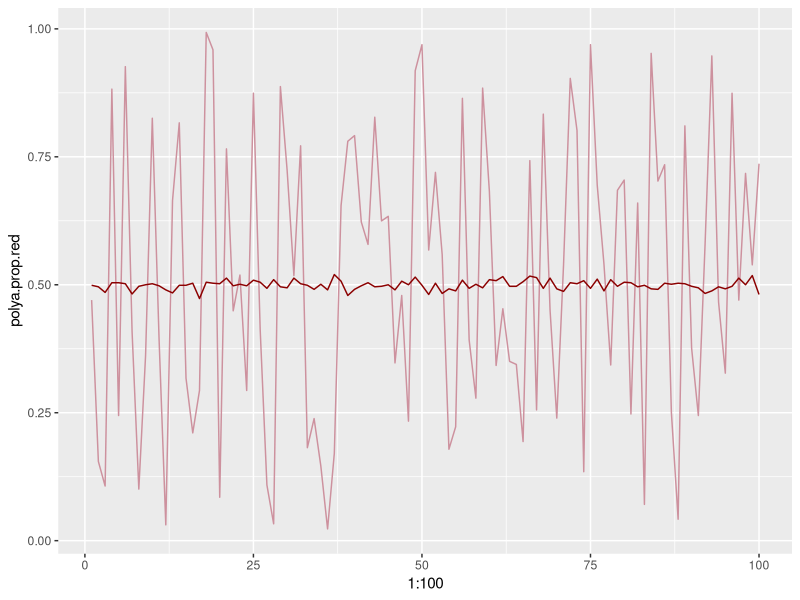
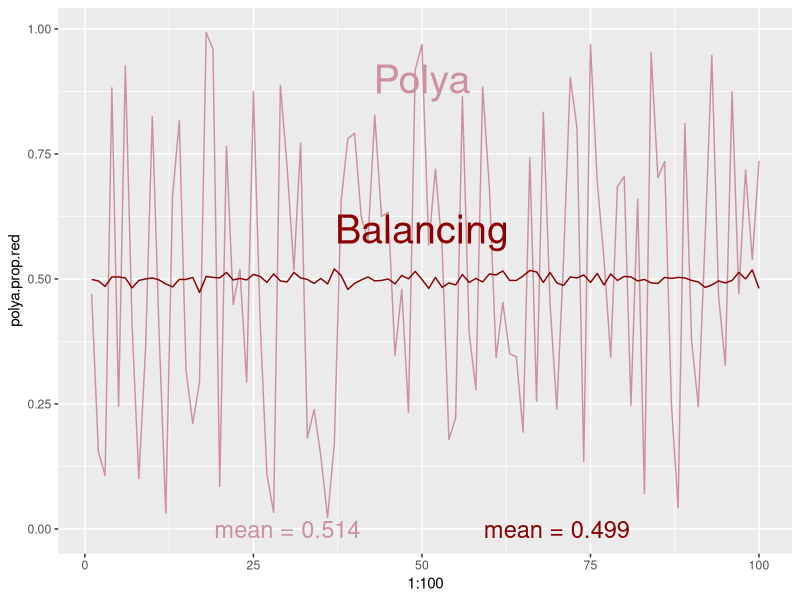

Here is the R script that generated these plots, in order:
#=================================================================#
#====== MONTE CARLO SIMULATION: POLYA & BALANCING PROCESSES ======#
#=================================================================#

# Author: Jonah Gabry (jsg2201@columbia.edu)
# Written using R version 3.1.1 on Mac OS X 10.9.3




# In the Polya process any proportion of reds is equally likely
# In the Balancing process the long-run proportion of reds is 1/2

# They both have an _expected_ proportion of heads of 1/2 


# POLYA PROCESS -----------------------------------------------------------
polya <- function(draws){
  red <- c(TRUE, FALSE)
  i = 1
  while(i <= draws){
    draw <- sample(red, 1)
    if(draw == TRUE) {
      red <- c(red, TRUE)
    }
    else {
      red <- c(red, FALSE)
    }
    i = i + 1
  }
  red
}


# BALANCING PROCESS -------------------------------------------------------
balancing <- function(draws){
  red <- c(TRUE, FALSE)
  i = 1
  while(i <= draws){
    draw <- sample(red, 1)
    if(draw == TRUE) {
      red <- c(red, FALSE)
    }
    else {
      red <- c(red, TRUE)
    }
    i = i + 1
  }
  red
}



# SIMULATIONS -------------------------------------------------------------

# set number of draws
N <- 10^3

# simulations
polya.dat <- replicate(100, polya(10^3))
balancing.dat <- replicate(100, balancing(10^3))
polya.prop.red <- apply(X = polya.dat, MARGIN = 2, FUN = mean)
balancing.prop.red <- apply(X = balancing.dat, MARGIN = 2, FUN = mean)

mean(polya.prop.red)
mean(balancing.prop.red)

# plots
library(ggplot2)
g <- ggplot(NULL, aes(x = 1:100, y = polya.prop.red)) + labs(list(x = "Simulation", y = "Proportion"))
g <- g + geom_line(color = "pink3") + geom_line(aes(y = balancing.prop.red), color = "darkred")
g

line.labs <-   annotate("text", label = c("Polya", "Balancing"), 
                   x = 50, y = c(0.9, 0.6), size = 10, 
                   colour = c("pink3", "darkred"))

mean.labs1 <- paste("mean =", round(mean(polya.prop.red), 3))
mean.labs2 <- paste("mean =",round(mean(balancing.prop.red), 3))
mean.labs <- annotate("text", label = c(mean.labs1, mean.labs2), color = c("pink3", "darkred"),
                      x = c(30, 70), y = 0.0, size = 6)

g + line.labs + mean.labs
  